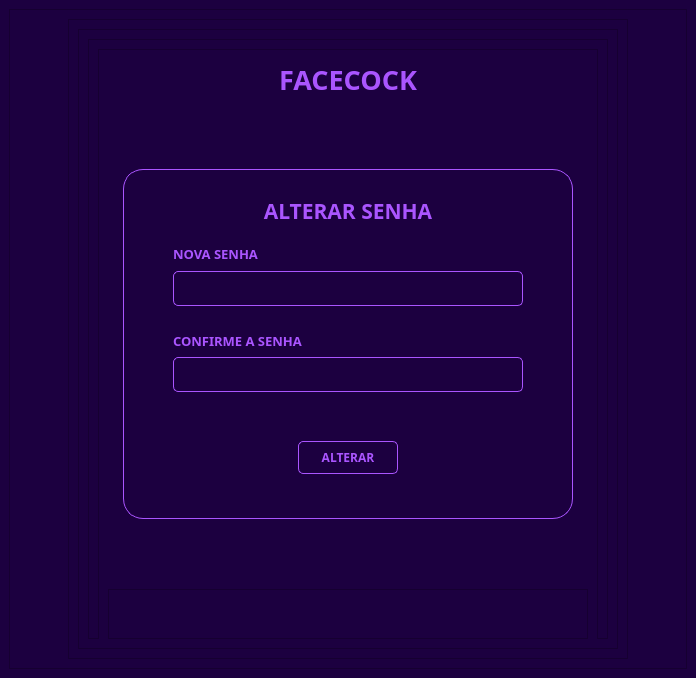
<?xml version="1.0" encoding="UTF-8"?>
<ui version="4.0">
 <class>MainWindow</class>
 <widget class="QMainWindow" name="MainWindow">
  <property name="geometry">
   <rect>
    <x>0</x>
    <y>0</y>
    <width>696</width>
    <height>678</height>
   </rect>
  </property>
  <property name="windowTitle">
   <string>MainWindow</string>
  </property>
  <property name="styleSheet">
   <string notr="true">background-color:#1c0040</string>
  </property>
  <widget class="QWidget" name="centralwidget">
   <layout class="QVBoxLayout" name="verticalLayout">
    <item>
     <widget class="QFrame" name="frame">
      <property name="frameShape">
       <enum>QFrame::StyledPanel</enum>
      </property>
      <property name="frameShadow">
       <enum>QFrame::Raised</enum>
      </property>
      <layout class="QVBoxLayout" name="verticalLayout_3">
       <item alignment="Qt::AlignHCenter|Qt::AlignVCenter">
        <widget class="QFrame" name="frame_2">
         <property name="frameShape">
          <enum>QFrame::StyledPanel</enum>
         </property>
         <property name="frameShadow">
          <enum>QFrame::Raised</enum>
         </property>
         <layout class="QHBoxLayout" name="horizontalLayout">
          <item>
           <widget class="QFrame" name="frame_9">
            <property name="frameShape">
             <enum>QFrame::StyledPanel</enum>
            </property>
            <property name="frameShadow">
             <enum>QFrame::Raised</enum>
            </property>
            <layout class="QVBoxLayout" name="verticalLayout_14">
             <item alignment="Qt::AlignHCenter|Qt::AlignVCenter">
              <widget class="QFrame" name="frame_17">
               <property name="maximumSize">
                <size>
                 <width>16777215</width>
                 <height>600</height>
                </size>
               </property>
               <property name="frameShape">
                <enum>QFrame::StyledPanel</enum>
               </property>
               <property name="frameShadow">
                <enum>QFrame::Raised</enum>
               </property>
               <layout class="QVBoxLayout" name="verticalLayout_15">
                <item alignment="Qt::AlignHCenter">
                 <widget class="QFrame" name="frame_18">
                  <property name="minimumSize">
                   <size>
                    <width>500</width>
                    <height>600</height>
                   </size>
                  </property>
                  <property name="maximumSize">
                   <size>
                    <width>500</width>
                    <height>2500</height>
                   </size>
                  </property>
                  <property name="frameShape">
                   <enum>QFrame::StyledPanel</enum>
                  </property>
                  <property name="frameShadow">
                   <enum>QFrame::Raised</enum>
                  </property>
                  <layout class="QVBoxLayout" name="verticalLayout_16">
                   <item alignment="Qt::AlignHCenter">
                    <widget class="QLabel" name="label_8">
                     <property name="minimumSize">
                      <size>
                       <width>400</width>
                       <height>30</height>
                      </size>
                     </property>
                     <property name="maximumSize">
                      <size>
                       <width>400</width>
                       <height>40</height>
                      </size>
                     </property>
                     <property name="font">
                      <font>
                       <family>Montserrat SemiBold</family>
                       <pointsize>20</pointsize>
                       <weight>75</weight>
                       <bold>true</bold>
                      </font>
                     </property>
                     <property name="styleSheet">
                      <string notr="true">color: rgb(170, 85, 255)

</string>
                     </property>
                     <property name="text">
                      <string>FACECOCK</string>
                     </property>
                     <property name="alignment">
                      <set>Qt::AlignCenter</set>
                     </property>
                    </widget>
                   </item>
                   <item alignment="Qt::AlignHCenter|Qt::AlignVCenter">
                    <widget class="QFrame" name="frame_19">
                     <property name="minimumSize">
                      <size>
                       <width>450</width>
                       <height>350</height>
                      </size>
                     </property>
                     <property name="maximumSize">
                      <size>
                       <width>450</width>
                       <height>350</height>
                      </size>
                     </property>
                     <property name="styleSheet">
                      <string notr="true">border: 1px solid rgb(170, 85, 255) ;
	border-radius: 20px;
	padding: 0px</string>
                     </property>
                     <property name="frameShape">
                      <enum>QFrame::StyledPanel</enum>
                     </property>
                     <property name="frameShadow">
                      <enum>QFrame::Raised</enum>
                     </property>
                     <layout class="QVBoxLayout" name="verticalLayout_2">
                      <item>
                       <widget class="QFrame" name="frame_20">
                        <property name="minimumSize">
                         <size>
                          <width>0</width>
                          <height>50</height>
                         </size>
                        </property>
                        <property name="maximumSize">
                         <size>
                          <width>16777215</width>
                          <height>35</height>
                         </size>
                        </property>
                        <property name="styleSheet">
                         <string notr="true">border-radius: 0;
border: 0</string>
                        </property>
                        <property name="frameShape">
                         <enum>QFrame::StyledPanel</enum>
                        </property>
                        <property name="frameShadow">
                         <enum>QFrame::Raised</enum>
                        </property>
                        <layout class="QHBoxLayout" name="horizontalLayout_6">
                         <item>
                          <widget class="QLabel" name="label_9">
                           <property name="minimumSize">
                            <size>
                             <width>350</width>
                             <height>30</height>
                            </size>
                           </property>
                           <property name="maximumSize">
                            <size>
                             <width>350</width>
                             <height>100</height>
                            </size>
                           </property>
                           <property name="font">
                            <font>
                             <family>Montserrat SemiBold</family>
                             <pointsize>16</pointsize>
                             <weight>75</weight>
                             <bold>true</bold>
                            </font>
                           </property>
                           <property name="styleSheet">
                            <string notr="true">color: rgb(170, 85, 255)

</string>
                           </property>
                           <property name="text">
                            <string>ALTERAR SENHA</string>
                           </property>
                           <property name="alignment">
                            <set>Qt::AlignCenter</set>
                           </property>
                          </widget>
                         </item>
                        </layout>
                       </widget>
                      </item>
                      <item alignment="Qt::AlignHCenter">
                       <widget class="QFrame" name="frame_21">
                        <property name="minimumSize">
                         <size>
                          <width>0</width>
                          <height>80</height>
                         </size>
                        </property>
                        <property name="maximumSize">
                         <size>
                          <width>16777215</width>
                          <height>80</height>
                         </size>
                        </property>
                        <property name="styleSheet">
                         <string notr="true">border: 0
</string>
                        </property>
                        <property name="frameShape">
                         <enum>QFrame::StyledPanel</enum>
                        </property>
                        <property name="frameShadow">
                         <enum>QFrame::Raised</enum>
                        </property>
                        <layout class="QVBoxLayout" name="verticalLayout_18">
                         <item alignment="Qt::AlignVCenter">
                          <widget class="QLabel" name="label_10">
                           <property name="maximumSize">
                            <size>
                             <width>400</width>
                             <height>40</height>
                            </size>
                           </property>
                           <property name="font">
                            <font>
                             <family>Montserrat SemiBold</family>
                             <pointsize>10</pointsize>
                             <weight>75</weight>
                             <bold>true</bold>
                            </font>
                           </property>
                           <property name="styleSheet">
                            <string notr="true">color: rgb(170, 85, 255)</string>
                           </property>
                           <property name="text">
                            <string>NOVA SENHA</string>
                           </property>
                           <property name="alignment">
                            <set>Qt::AlignLeading|Qt::AlignLeft|Qt::AlignVCenter</set>
                           </property>
                          </widget>
                         </item>
                         <item>
                          <widget class="QLineEdit" name="new_password_input">
                           <property name="minimumSize">
                            <size>
                             <width>350</width>
                             <height>35</height>
                            </size>
                           </property>
                           <property name="maximumSize">
                            <size>
                             <width>350</width>
                             <height>35</height>
                            </size>
                           </property>
                           <property name="styleSheet">
                            <string notr="true">QLineEdit {
	border-radius: 5px;
	background-color: transparent;
	border: 1px solid rgb(170, 85, 255);
	padding: 5px;
	color: rgb(170, 85, 255)
}
</string>
                           </property>
                           <property name="text">
                            <string/>
                           </property>
                           <property name="placeholderText">
                            <string/>
                           </property>
                          </widget>
                         </item>
                        </layout>
                       </widget>
                      </item>
                      <item alignment="Qt::AlignHCenter">
                       <widget class="QFrame" name="frame_22">
                        <property name="minimumSize">
                         <size>
                          <width>0</width>
                          <height>80</height>
                         </size>
                        </property>
                        <property name="maximumSize">
                         <size>
                          <width>16777215</width>
                          <height>80</height>
                         </size>
                        </property>
                        <property name="styleSheet">
                         <string notr="true">border: 0 ;
</string>
                        </property>
                        <property name="frameShape">
                         <enum>QFrame::StyledPanel</enum>
                        </property>
                        <property name="frameShadow">
                         <enum>QFrame::Raised</enum>
                        </property>
                        <layout class="QVBoxLayout" name="verticalLayout_19">
                         <item>
                          <widget class="QLabel" name="label_11">
                           <property name="maximumSize">
                            <size>
                             <width>400</width>
                             <height>40</height>
                            </size>
                           </property>
                           <property name="font">
                            <font>
                             <family>Montserrat SemiBold</family>
                             <pointsize>10</pointsize>
                             <weight>75</weight>
                             <bold>true</bold>
                            </font>
                           </property>
                           <property name="styleSheet">
                            <string notr="true">color: rgb(170, 85, 255)</string>
                           </property>
                           <property name="text">
                            <string>CONFIRME A SENHA</string>
                           </property>
                           <property name="alignment">
                            <set>Qt::AlignLeading|Qt::AlignLeft|Qt::AlignVCenter</set>
                           </property>
                          </widget>
                         </item>
                         <item alignment="Qt::AlignHCenter">
                          <widget class="QLineEdit" name="confirm_password_input">
                           <property name="minimumSize">
                            <size>
                             <width>350</width>
                             <height>35</height>
                            </size>
                           </property>
                           <property name="maximumSize">
                            <size>
                             <width>350</width>
                             <height>35</height>
                            </size>
                           </property>
                           <property name="styleSheet">
                            <string notr="true">QLineEdit {
	border-radius: 5px;
	background-color: transparent;
	border: 1px solid rgb(170, 85, 255);
	padding: 5px;
	color: rgb(170, 85, 255)
}
</string>
                           </property>
                           <property name="text">
                            <string/>
                           </property>
                           <property name="placeholderText">
                            <string/>
                           </property>
                          </widget>
                         </item>
                        </layout>
                       </widget>
                      </item>
                      <item>
                       <widget class="QFrame" name="frame_3">
                        <property name="styleSheet">
                         <string notr="true">border: 0;
border-radius: 0</string>
                        </property>
                        <property name="frameShape">
                         <enum>QFrame::StyledPanel</enum>
                        </property>
                        <property name="frameShadow">
                         <enum>QFrame::Raised</enum>
                        </property>
                        <layout class="QHBoxLayout" name="horizontalLayout_3">
                         <item alignment="Qt::AlignHCenter">
                          <widget class="QPushButton" name="change_password_button">
                           <property name="enabled">
                            <bool>true</bool>
                           </property>
                           <property name="minimumSize">
                            <size>
                             <width>100</width>
                             <height>0</height>
                            </size>
                           </property>
                           <property name="maximumSize">
                            <size>
                             <width>100</width>
                             <height>33</height>
                            </size>
                           </property>
                           <property name="font">
                            <font>
                             <family>Montserrat SemiBold</family>
                             <weight>75</weight>
                             <bold>true</bold>
                            </font>
                           </property>
                           <property name="cursor">
                            <cursorShape>PointingHandCursor</cursorShape>
                           </property>
                           <property name="styleSheet">
                            <string notr="true">QPushButton {
	border-radius: 5px;
	background-color: transparent;
	border: 0.8px solid rgb(170, 85, 255);
	color: rgb(170, 85, 255)
}

QPushButton:hover {
	background-color: rgb(170, 85, 255);
	color: #1c0040
}</string>
                           </property>
                           <property name="text">
                            <string>ALTERAR</string>
                           </property>
                          </widget>
                         </item>
                        </layout>
                       </widget>
                      </item>
                     </layout>
                    </widget>
                   </item>
                   <item>
                    <widget class="QFrame" name="frame_23">
                     <property name="minimumSize">
                      <size>
                       <width>0</width>
                       <height>50</height>
                      </size>
                     </property>
                     <property name="maximumSize">
                      <size>
                       <width>16777215</width>
                       <height>50</height>
                      </size>
                     </property>
                     <property name="frameShape">
                      <enum>QFrame::StyledPanel</enum>
                     </property>
                     <property name="frameShadow">
                      <enum>QFrame::Raised</enum>
                     </property>
                     <layout class="QHBoxLayout" name="horizontalLayout_7"/>
                    </widget>
                   </item>
                  </layout>
                 </widget>
                </item>
               </layout>
              </widget>
             </item>
            </layout>
           </widget>
          </item>
         </layout>
        </widget>
       </item>
      </layout>
     </widget>
    </item>
   </layout>
  </widget>
 </widget>
 <resources/>
 <connections/>
</ui>
